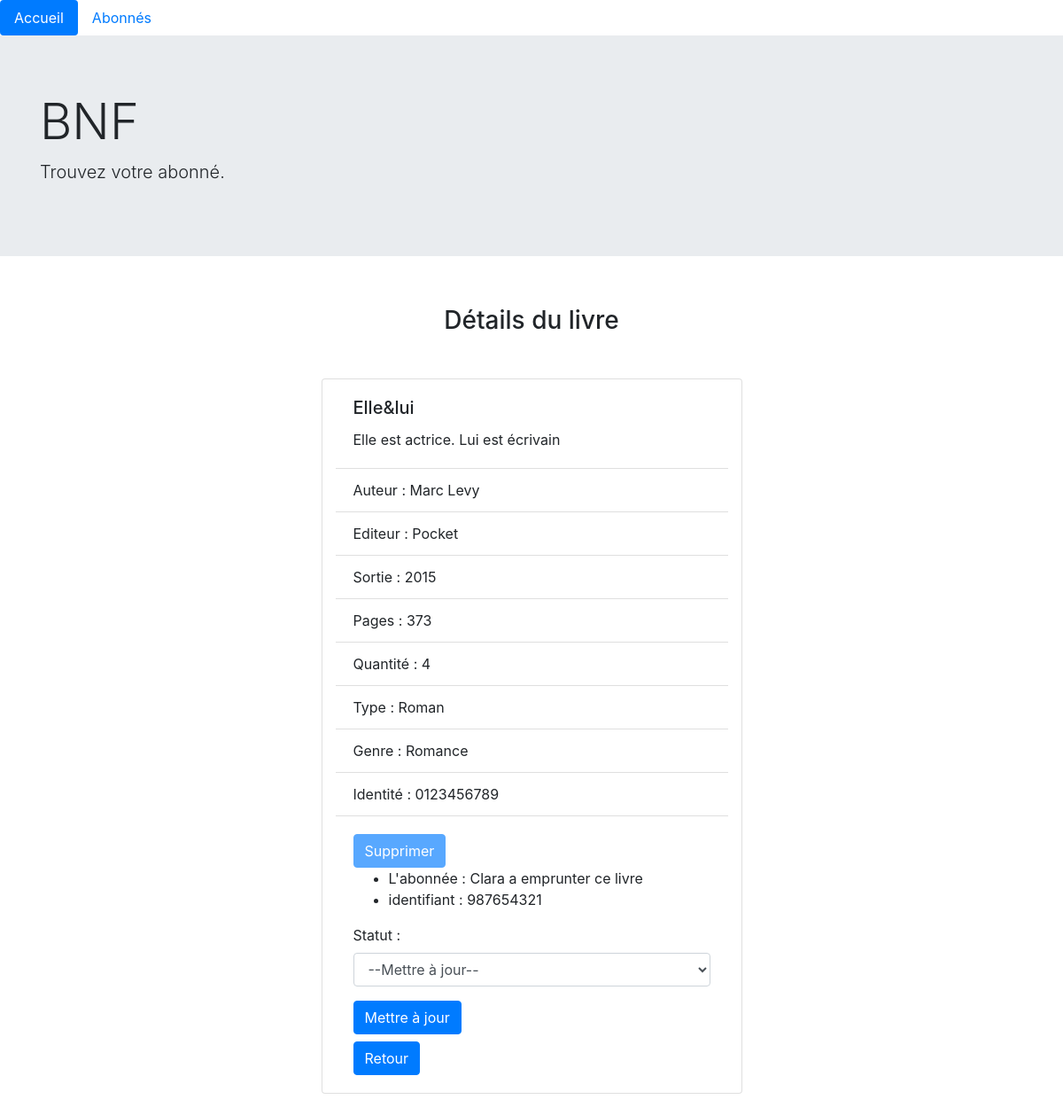
Page /book.php?id=1 on the committed database.
### tables this page shows
CREATE TABLE Book(
  id INT UNSIGNED NOT NULL AUTO_INCREMENT,
  isbn CHAR(13) NOT NULL,
  title VARCHAR(100) NOT NULL,
  author VARCHAR(100) NOT NULL,
  publisher VARCHAR(100) NOT NULL,
  publicationYear YEAR NOT NULL,
  pagesNumber INT NOT NULL,
  summary TEXT NOT NULL,
  quantity INT NOT NULL,
  bookType VARCHAR(50) NOT NULL,
  bookNature VARCHAR(50) NOT NULL,
  identificationBook CHAR(10) NOT NULL UNIQUE,
  userId INT UNSIGNED,
  PRIMARY KEY (id),
  FOREIGN KEY (userId) REFERENCES User(id)
);

CREATE TABLE User(
  id INT UNSIGNED NOT NULL AUTO_INCREMENT,
  lastname VARCHAR(50) NOT NULL,
  firstname VARCHAR(50) NOT NULL,
  email VARCHAR(100) NOT NULL UNIQUE,
  city VARCHAR(30) NOT NULL,
  cityCode CHAR(5) NOT NULL,
  adress VARCHAR(50) NOT NULL,
  sex CHAR(1) NOT NULL,
  birthDate DATE NOT NULL,
  borrowingDate DATE NOT NULL,
  identificationUser CHAR(9) NOT NULL UNIQUE,
  PRIMARY KEY (id)
);

### book.php (called while the page is built, shortened)
<?php
require 'model/Database.php';
require 'model/BookManager.php';
require 'model/entity/Book.php';
require 'model/entity/User.php';
$book_manager = new BookManager();
$book = $book_manager->getBookByGetId();
include "View/bookView.php";

### model/dataBase.php (called while the page is built, shortened)
<?php
abstract class DataBase {
  static public function getConnection() {
    try {
      $db = new PDO("mysql:host=" . self::HOST . ";dbname=" . self::DBNAME, self::USER, self::PASSWORD);
      return $db;
    } catch (\Exception $e) {
      echo "Connexion à la base de données raté " . $e->getMessage() . "<br/>";
      die();
    }
  }
}

### model/bookManager.php (called while the page is built, shortened)
<?php
class BookManager {
  private PDO $_db;
  public function setDb(PDO $db) {
    $this->_db = $db;
  }
  public function getDb() {
    return $this->_db;
  }
  public function getBookByGetId():Book {
    $query = $this->getDb()->prepare(
      "SELECT lastname, identificationUser, b.*
      FROM User AS u
      RIGHT JOIN Book AS b
      ON u.id = b.userId
      WHERE b.id = :id"
    );
    $result = $query->execute([
      "id" => $_GET["id"]
    ]);
    $book_id = $query->fetchAll(PDO::FETCH_ASSOC)[0];
    $book = new Book($book_id);
    if ($book_id["lastname"] !== null) {
      $book->setUserLend(new user($book_id));
    }
    return $book;
  }
}

### model/entity/book.php (called while the page is built, shortened)
<?php
class Book {
  protected string $title;
  protected string $author;
  protected string $publisher;
  protected string $publicationYear;
  protected string $pagesNumber;
  protected string $summary;
  protected string $quantity;
  protected string $bookType;
  protected string $bookNature;
  protected string $identificationBook;
  protected ?User $userLend = null;
  protected ?string $userId;
  public function setId(int $id):self {
    return $this;
  }
  public function setUserLend(User $userLend = null):Book {
    $this->userLend = $userLend;
    return $this;
  }
  public function getUserLend() {
    return $this->userLend;
  }
  public function setIsbn(string $isbn):self {
    if (preg_match("/^[0-9]{13}$/",$isbn)) {
      return $this;
    }
    throw new Exception("<li>L'isbn contient 13 chiffres exactement</li>");
  }
  public function setTitle(string $title):self {
    if (preg_match("/^[0-9a-zA-Z-'&@#_éèàç()ù°\/\".+* ]{2,100}$/",$title)) {
      $this->title = $title;
      return $this;
    }
    throw new Exception("<li>Titre entre 2 et 100 caractères</li>");
  }
  public function getTitle() {
    return $this->title;
  }
  public function setAuthor(string $author):self {
    if (preg_match("/^[0-9a-zA-Z-'&@#_éèàç()ù°\/\".+* ]{2,100}$/",$author)) {
      $this->author = $author;
      return $this;
    }
    throw new Exception("<li>Auteur entre 2 et 100 caractères</li>");
  }
  public function getAuthor() {
    return $this->author;
  }
  public function setPublisher(string $publisher):self {
    if (preg_match("/^[0-9a-zA-Z-'&@#_éèàç()ù°\/\".+* ]{2,100}$/",$publisher)) {
      $this->publisher = $publisher;
      return $this;
    }
    throw new Exception("<li>Editeur entre 2 et 100 caractères</li>");
  }
  public function getPublisher() {
    return $this->publisher;
  }
  public function setPublicationYear(string $publicationYear):self {
    if (preg_match("/^[0-9]{4}$/",$publicationYear)) {
      $this->publicationYear = $publicationYear;
      return $this;
    }
    throw new Exception("<li>Année non conforme</li>");
  }
  public function getPublicationYear() {
    return $this->publicationYear;
  }
  public function setPagesNumber(string $pagesNumber):self {
    if (preg_match("/^[0-9]{1,4}$/",$pagesNumber)) {
      $this->pagesNumber = $pagesNumber;
      return $this;
    }
    throw new Exception("<li>Nombre de page non conforme</li>");
  }
  public function getPagesNumber() {
    return $this->pagesNumber;
  }
  public function setSummary(string $summary):self {
    if (preg_match("/^[0-9a-zA-Z-'&@#_éèàç()ù°\/\".+* ]{2,500}$/",$summary)) {
      $this->summary = $summary;
      return $this;
    }
    throw new Exception("<li>Résumé entre 2 et 500 caractères.</li>");
  }
  public function getSummary() {
    return $this->summary;
  }
  public function setQuantity(string $quantity):self {
    if (preg_match("/^[0-9]{1,2}$/",$quantity)) {
      $this->quantity = $quantity;
      return $this;
    }
    throw new Exception("<li>Quantité hors norme.</li>");
  }
  public function getQuantity() {
    return $this->quantity;
  }
  public function setBookType(string $bookType):self {
    if (preg_match("/^[0-9a-zA-Z-'&@#_éèàç()ù°\/\".+* ]{2,50}$/",$bookType)) {
      $this->bookType = $bookType;
      return $this;
    }
    throw new Exception("<li>Type entre 2 et 50 caractères</li>");
  }
  public function getBookType() {
    return $this->bookType;
  }
  public function setBookNature(string $bookNature):self {
    if (preg_match("/^[0-9a-zA-Z-'&@#_éèàç()ù°\/\".+* ]{2,50}$/",$bookNature)) {
      $this->bookNature = $bookNature;
      return $this;
    }
    throw new Exception("<li>Nature entre 2 et 50 caractères</li>");
  }
  public function getBookNature() {
    return $this->bookNature;
  }
  public function setIdentificationBook(string $identificationBook):self {
    if (preg_match("/^[0-9]{10}$/",$identificationBook)) {
      $this->identificationBook = $identificationBook;
      return $this;
    }
    throw new Exception("<li>Identité du livre 10 chiffres exactements</li>");
  }
  public function getIdentificationBook() {
    return $this->identificationBook;
  }
  public function setUserId(int $userId = null):self {
    $this->userId = $userId;
    return $this;
  }
  public function getUserId() {
    return $this->userId;
  }
  private function hydrate(array $data) {
      foreach ($data as $key => $value) {
        $method = "set". ucfirst($key);
      }
  }
}

### model/entity/user.php (called while the page is built, shortened)
<?php
class User {
  protected string $lastname;
  protected string $identificationUser;
  public function setId(int $id):self {
    return $this;
  }
  public function setLastname(string $lastname):self {
    $this->lastname = $lastname;
    return $this;
  }
  public function getLastname() {
    return $this->lastname;
  }
  public function setIdentificationUser(string $identificationUser):self {
    if (preg_match("/^[0-9]{9}$/",$identificationUser)) {
      $this->identificationUser = $identificationUser;
      return $this;
    }
    throw new Exception("<li>Identification de 9 chiffres exactements</li>");
  }
  public function getIdentificationUser() {
    return $this->identificationUser;
  }
  private function hydrate(array $data) {
      foreach ($data as $key => $value) {
        $method = "set". ucfirst($key);
      }
  }
}

### view/bookView.php (the view, shortened to what this page needs)
<?php
include 'view/template/nav.php';
include 'view/template/header.php';
?>
<section class="container">
  <div class="row">
    <h3 class="col-10 mx-auto my-4 text-center">Détails du livre</h3>
    <div class="card col-5 mx-auto my-4" style="width: 18rem;">
      <div class="card-body">
        <h5 class="card-title"><?=$book->getTitle()?></h5>
        <p class="card-text"><?=$book->getSummary()?></p>
      </div>
      <ul class="list-group list-group-flush">
        <li class="list-group-item">Auteur : <?=$book->getAuthor()?></li>
        <li class="list-group-item">Editeur : <?=$book->getPublisher()?></li>
        <li class="list-group-item">Sortie : <?=$book->getPublicationYear()?></li>
        <li class="list-group-item">Pages : <?=$book->getPagesNumber()?></li>
        <li class="list-group-item">Quantité : <?=$book->getQuantity()?></li>
        <li class="list-group-item">Type : <?=$book->getBookType()?></li>
        <li class="list-group-item">Genre : <?=$book->getBookNature()?></li>
        <li class="list-group-item">Identité : <?=$book->getIdentificationBook()?></li>
      </ul>
      <div class="card-body">
        <?php if ($book->getUserId() !== null): ?>
          <form action="" method="POST">
            <div class="form-group">
              <input type="submit" class="btn btn-primary" name="delete" value="Supprimer" disabled>
              <div class="">
                <ul>
                  <li><?="L'abonnée : {$book->getUserLend()->getLastName()} a emprunter ce livre"?></li>
                  <li><?="identifiant : {$book->getUserLend()->getidentificationUser()}"?></li>
                </ul>
              </div>
            </div>
          </form>
          <form action="" method="POST">
            <div class="form-group">
              <label for="userId">Statut :</label>
              <select class="form-control" id="userId" name="userId">
                <option value="">--Mettre à jour--</option>
              </select>
            </div>
            <button type="submit" class="btn btn-primary mb-2" name="bookBack">Mettre à jour</button>
          </form>
        <?php endif; ?>
        <a href="index.php" class="btn btn-primary">Retour</a>
      </div>
    </div>
  </div>
</section>
<?php
include 'view/template/footer.php';
 ?>

### rows in the picture
book: title "Elle&lui", summary "Elle est actrice. Lui est écrivain", author "Marc Levy", publisher "Pocket", publicationYear "2015", pagesNumber "373", quantity "4", bookType "Roman", bookNature "Romance", identificationBook "0123456789", userId.lastname "Clara", userId.identificationUser "987654321"
